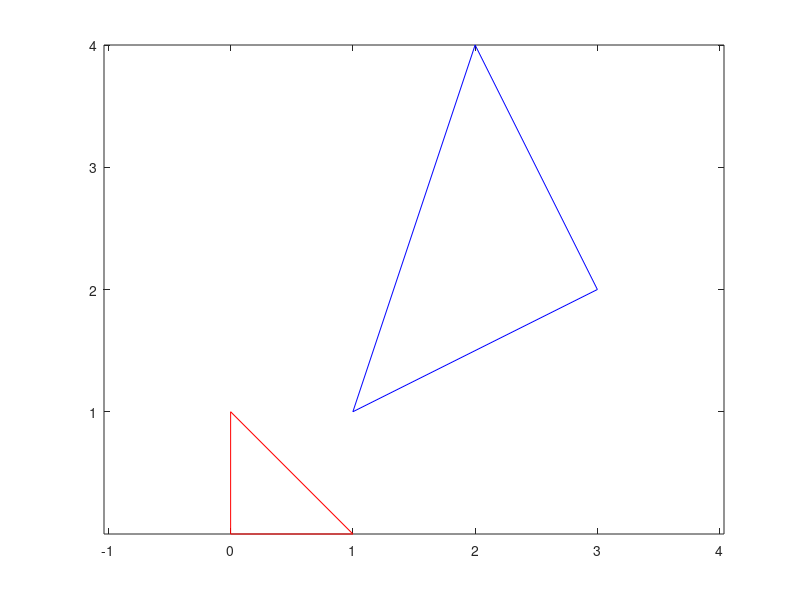

The MATLAB script that drew this image: (Note: this script raises an error after producing the figure.)
%exercise1SelectPointsWithMouse.m: map points from the reference TR to
%the reference TK.
%
%Select a point pR with the mouse left button. The script computes its 
%image. If the selected point is inside the reference triangle, then its
%image is on the triangle TK, of vertexs v1 = [1,1], v2 = [3,2], 
%v3 = [2,4]. In this case both points are marked with circles. Otherwise, 
%the image lies outside the triangle TK, and both points are marked with 
%squares. The user can repeat the process and draw as many points as she 
%wants. Click the right mouse button to end.
%
%Files required:
%baryCoordQuad.m
%Be sure it is placed in the current folder!

clearvars
close all

fmt=['Point %d:\n','pR = (%f, %f) in TR --> pK = (%f, %f) in TK\n',...
 'Barycentric coordinates of pR = (%f, %f)\n',...
    '\tw.r.t. the triangle TR, alphaR = (%f, %f, %f)\n',...
 'Barycentric coordinates of pK = (%f, %f)\n',...
    '\tw.r.t. the triangle TK, alphaK = (%f, %f, %f)\n'];

vertexsR = [0,0;
    1,0;
    0,1]; %vertexs of the reference triangle, R

vertexsK=[1,1; 
    3,2;
    2,4]; %vertexs on the triangle K

vplotR=[vertexsR;vertexsR(1,:)]; %Add the 1st. point at the last row,
vplotK=[vertexsK;vertexsK(1,:)]; %just to plot closed triangles. 

%plot the reference triangle, R, and point pR: 
hf=figure()
plot(vplotR(:,1),vplotR(:,2),'-','color','red')
hold on
axis equal
%plot triangle K; and point pK, the image of the point pR
plot(vplotK(:,1),vplotK(:,2),'-','color','blue')
marker = 'o';

point = 0;
while true
    [x,y,button]=ginput(1);
    if button ~= 1
        break
    end
    pR=[x,y];
    point = point + 1;
    [alphasR,isInside]=baryCoord(vertexsR,pR);
    
    if min(alphasR) < -1.0e-10
        marker = 's';
        %error('Please, select **only** points in the reference triangle!')
    end
    
    pK=alphasR*vertexsK; %image of pR on the triangle, K
    [alphasK,isInsideK] = baryCoord(vertexsK, pK);
    fprintf(fmt,point,pR,pK,pR,alphasR,pK,alphasK) 
    fprintf('...Click the right button to end\n\n')
    linePlot=[pR;pK];%to plot a line joining pR on R 
                     %and its image, pK on K

    plot(pR(1,1),pR(1,2),'o','Marker',marker,'MarkerFaceColor','red',...
         'MarkerEdgeColor','black','lineWidth',1)
    plot(pK(1,1),pK(1,2),'o','Marker',marker,'MarkerFaceColor','blue',...
        'MarkerEdgeColor','black','lineWidth',1)

    %Finaly, we plot a line joining pR and pK
    plot(linePlot(:,1),linePlot(:,2),'-','color','black')
    titleTxt = ['Image of the point $\hat{p} = ($',...
        num2str(pR(1,1)),', ',...
        num2str(pR(1,2)),'$)\in T^{R}\mapsto p = ($',...
        num2str(pK(1,1)),', ',...
        num2str(pK(1,2)),'$)\in T^{K}$'];
    title(titleTxt,'interpreter','LaTeX')
end
hold off